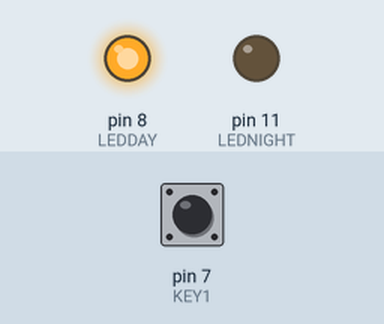
Simulated run of this sketch. Board: Arduino Uno, built with avr-gcc and run on an emulated ATmega328P. Shown: output pins drawn as LEDs (lit = HIGH). The inputs (shaded band) are chosen by the test bench; at power-on: pin 7 (KEY1) HIGH.

Above: at 1.2 s.
1.3 s: pin 7 (KEY1) pulled LOW for 0.15 s
At 2.1 s:
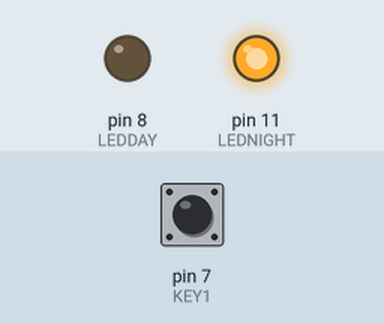
2.9 s: pin 7 (KEY1) pulled LOW for 1 s
At 3.4 s:
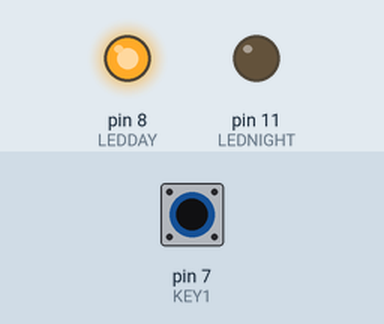
5.4 s: pin 7 (KEY1) pulled LOW for 3.2 s
At 6.5 s:
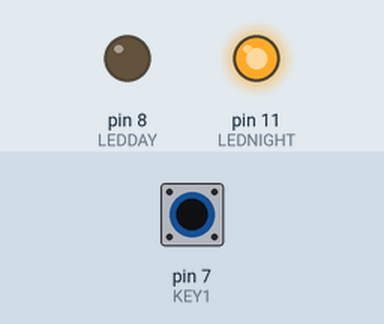
Timing chart, 0 to 8.4 s (numbered marks = the images above; inputs shaded):
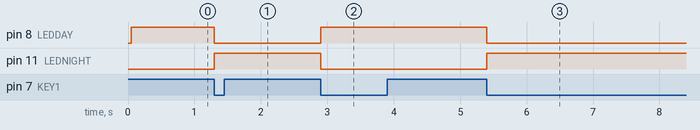

Measured:
- after the input at 1.3 s, pin 8 (LEDDAY): HIGH → LOW at once; pin 11 (LEDNIGHT): LOW → HIGH at once
- after the input at 2.9 s, pin 8 (LEDDAY): LOW → HIGH at once; pin 11 (LEDNIGHT): HIGH → LOW at once
- after the input at 5.4 s, pin 8 (LEDDAY): HIGH → LOW at once; pin 11 (LEDNIGHT): LOW → HIGH at once

The sketch:

sketch_feb22a.ino
```cpp
const int KEY1 = 7;
const int LEDDAY = 8;
const int LEDNIGHT = 11;

bool key1State = HIGH;
bool key1OldState = HIGH;
bool key1Click = HIGH;

unsigned long long debounceTimer = 0;

short modeLed = 0;

void setup() {
  // put your setup code here, to run once:
  pinMode(KEY1, INPUT_PULLUP);
  pinMode(LEDDAY, OUTPUT);
  pinMode(LEDNIGHT, OUTPUT);

}

void loop() {
if (millis() - debounceTimer < 50)          //Debounce method
  {
    return;
  }
  else
  {
    debounceTimer = millis();
  }

  key1State = digitalRead(KEY1);

 if ( key1State != key1OldState )      //If there is a change in the key1's state (pressed?), store a boolean that has a value of "true" (because a change occured)
  {
    key1OldState = key1State;           //Assign the new state of the Key1 to the old State of the Key1, so we can use it later (in the next check, when the program reruns)
    key1Click = true;                   //We register if there was a click or not (change)
  }
  else
  {
    key1Click = false;                  //In case there was no change
  }

//---------------------------------------------------------------------
  if(key1Click && !key1State)
  {
    modeLed++;
    if(modeLed == 2)
    modeLed = 0;
  }

  switch(modeLed)
  {
    case 0:
      digitalWrite(LEDDAY, HIGH);
      digitalWrite(LEDNIGHT, LOW);
    break;

    case 1:
      digitalWrite(LEDDAY, LOW);
      digitalWrite(LEDNIGHT, HIGH);
    break;
  }

}
```
